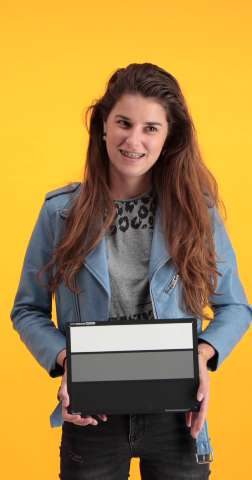
//> input picture frame 16 of Tracking_GreyCard.mov, 252 x 480 px
$ ./trackGrayCard   (built with g++ and OpenCV 4)
//> lines starting //> are read from the running program, lines starting //| are printed output that depends on the picture; after the words box and inside, x2 and y2 are one past the last pixel; in counts of white or black regions, pixels touching at a corner belong together
//> further down, frame is the input picture: 480 rows x 252 cols, CV_8UC3; mean B, G, R 70.7, 135.4, 167.8
#include <opencv2/opencv.hpp>
#include <opencv2/tracking.hpp>
#include <opencv2/core/ocl.hpp>

using namespace std;
using namespace cv;

void detect_rectangles(Mat &in, Rect2d &cardBBox)
{
	Mat grayImg, grayThresholded ;
	cvtColor(in, grayImg, COLOR_BGR2GRAY);
	threshold(grayImg, grayThresholded, 100, 255, THRESH_BINARY);
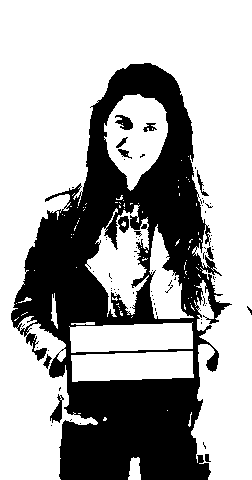
//> grayThresholded: 480 rows x 252 cols, CV_8UC1; 66.3% white; 76 black regions (63 under 20 px)

	/// Find contours
	vector<vector<Point> > contoursList;
	findContours(grayThresholded, contoursList, RETR_LIST, CHAIN_APPROX_SIMPLE, Point(0, 0));
//> contoursList = 245 contours, 221 with area under 20; largest, box (x1, y1, x2, y2) and area: (0, 0, 252, 480) 63238, (104, 94, 168, 191) 3956, (85, 205, 149, 317) 3268, (71, 351, 194, 382) 3107, (69, 322, 193, 353) 3046

	//iterate through contours and find all big rectangles that have white or gray infill
	vector<Point> contour;
	vector<RotatedRect> rbboxList;
	RotatedRect rbbox;
	for (int i = 0; i< contoursList.size(); i++)
	{
		//simplify the contour
		approxPolyDP(contoursList[i], contour, 3, true);

		if (contour.size() == 4)// is a quadrilateral?
		{
			if (contourArea(contour) > 250)// get ride of small rectangles
			{
				Mat mask = Mat::zeros(in.rows, in.cols, CV_8UC1);
				fillConvexPoly(mask, contour, Scalar(255, 255, 255));
				erode(mask, mask, Mat(), Point(-1, -1), 2);// erode a bit to get ride of borders

				//Scalar m = mean(in, mask);// find the average color

				cv::Mat masked;
				int maskArea = countNonZero(mask);
				grayImg.copyTo(masked, mask);
				int countGray = countNonZero((masked > 110) & (masked < 150));
				int countWhite = countNonZero(masked > 220);
				if (countGray/ maskArea > .95 | countWhite / maskArea > .95)// gray or white infills?
				{
					rbbox = minAreaRect(contour);//Finds minimum area rotated rectangle bounding a set of points (a rotated rectangle)
					rbboxList.push_back(rbbox);

					//draw the quadrilateral for visualization
					line(in, contour[0], contour[1], cvScalar(0, 255, 255), 4);
					line(in, contour[1], contour[2], cvScalar(0, 255, 255), 4);
					line(in, contour[2], contour[3], cvScalar(0, 255, 255), 4);
					line(in, contour[3], contour[0], cvScalar(0, 255, 255), 4);
				}

			}

		}
	}
//> this loop made 245 passes
//> (maskArea, countGray, countWhite, rbbox) on passes 18, 35: (2699, 2699, 0, centre (132, 366), size (121.2, 26), angle -1.9), (2721, 0, 2721, centre (130.9, 337), size (123.1, 26.1), angle -1.9)
//> contour on passes 3 to 8: 2 Points (x, y): [204, 444], [205, 449], 2 Points (x, y): [203, 441], [203, 445], 1 Point (x, y): [50, 425], 1 Point (x, y): [79, 423], 1 Point (x, y): [69, 420], 1 Point (x, y): [70, 419]
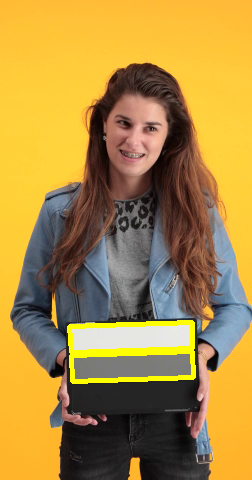
//> in: 480 rows x 252 cols, CV_8UC3; 2.22% of pixels changed, all inside (x1, y1, x2, y2) = (67, 320, 196, 384)
//> after the loop, contour = 126 Points (x, y), first 12: [0, 0], [0, 479], [60, 479], [58, 447], [62, 422], [65, 419], [78, 424], [97, 423], [91, 417], [68, 414], [63, 408], [68, 404]

	// for time being, we find first two rectangles which are up-right and very close to each other
	bool found = false;
	for (int i = 0; i < rbboxList.size() & ~found; i++)
		for (int j = i + 1; j < rbboxList.size() & ~found; j++)
			if (abs(rbboxList[i].angle) < 2 & // up-right?
				abs(rbboxList[j].angle) < 2 &
				abs(rbboxList[i].size.width - rbboxList[j].size.width) < 10 & //and same size?
				abs(rbboxList[i].size.height - rbboxList[j].size.height) < 10)
			{
				// if the area of the bbox of two rectangles is the same as the sum of their areas, it means that they are touching and well aligned
				// find the bbox containing two given rectangles
				cardBBox = Rect2d(rbboxList[i].boundingRect());
				cardBBox |= Rect2d(rbboxList[j].boundingRect());
				if (cardBBox.area() - rbboxList[i].size.area() - rbboxList[i].size.area() < 1500)
					++found;
			}
//> this loop made 1 pass
//> (cardBBox, found) on pass 1: (Rect(68, 322, 126, 61), true)
//> after the loop, found = true

	/*
	Further verifications for robustness:
	- the quadrilaterals are actually rectangles (parallel sides)?
	- the white rect is on top of the gray rect?
	- they are aligned vertically?
	*/

}

int main(int argc, char** argv)
{

	// Create a VideoCapture object and open the input file
	// TODO: more probably relative path won't work on Mac!
	VideoCapture cap(".\\..\\Tracking_GreyCard.mov");//for the first webcam, pass 0 instead of the video file name

	// Check if camera opened successfully
	if (!cap.isOpened()) {
		cout << "Error opening video stream or file" << endl;
		return -1;
	}

	// create a VideoWriter object with the same frame size and rate
	int frame_width = cap.get(CV_CAP_PROP_FRAME_WIDTH);
	int frame_height = cap.get(CV_CAP_PROP_FRAME_HEIGHT);
	int fps = cap.get(CV_CAP_PROP_FPS);
	// TODO: more probably relative path won't work on Mac!
	VideoWriter video(".\\..\\tracked_Card.mkv", CV_FOURCC('P', 'I', 'M', '1'), fps, Size(frame_width, frame_height));// save in mkv format to have less trouble opening it on a Mac!

	// create a tracker obj																											  // Create a tracker
	Ptr<Tracker> tracker;
	tracker = TrackerKCF::create();// or TrackerMedianFlow
	Rect2d bbox;// bounding box of the graycard in the first frame

	bool is_first_frame = true;
	Mat frame_temp;
	while (1) { //go through all frames

		Mat frame;
		cap >> frame;// get next frame
		if (frame.empty())
			break;

		frame.copyTo(frame_temp);
		if (is_first_frame)
		{
			//detect two rectangles
			detect_rectangles(frame, bbox);//TODO: what if bbox is empty
//> bbox = Rect(68, 322, 126, 61)
			if(~bbox.empty())
				rectangle(frame, bbox, Scalar(128, 128, 0), 3, 1);	// Display bbox.
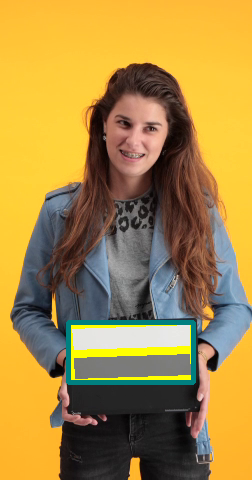
//> frame: 480 rows x 252 cols, CV_8UC3; 1.52% of pixels changed, all inside (x1, y1, x2, y2) = (66, 320, 196, 385)

			// some extra experiments on the first frame for locating the card
			{
				Mat gray;
				cvtColor(frame, gray, COLOR_BGR2GRAY);
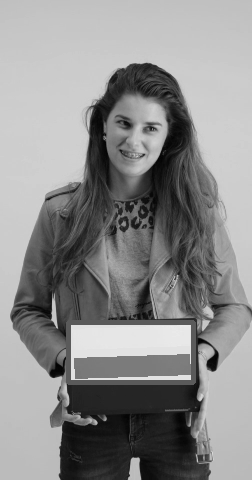
//> gray: 480 rows x 252 cols, CV_8UC1; min 1, max 236, mean 139.4
				// filtering based on the gray level
				if (0)
				{
					vector<Mat>bgr(3);
					split(frame_temp, bgr);
					int blackThresh = 40;
					int whiteThresh = 200;
					int WBgain = 10;
					Mat mask0 = (abs(bgr[1] - bgr[0]) < WBgain) & (abs(bgr[1] - bgr[2]) < WBgain) &(abs(bgr[1] - bgr[2]) < WBgain) & bgr[0] < 80 & bgr[1] < blackThresh & bgr[2] < blackThresh;
					Mat mask1 = (abs(bgr[1] - bgr[0]) < WBgain) & (abs(bgr[1] - bgr[2]) < WBgain) &(abs(bgr[1] - bgr[2]) < WBgain) & bgr[0] > whiteThresh & bgr[1] > whiteThresh & bgr[2] > whiteThresh;
					Mat mask01 = (abs(bgr[1] - bgr[0]) < WBgain) & (abs(bgr[1] - bgr[2]) < WBgain) &(abs(bgr[1] - bgr[2]) < WBgain) & bgr[0] < whiteThresh & bgr[1] < whiteThresh & bgr[2] < whiteThresh & bgr[0] > blackThresh & bgr[1] > blackThresh & bgr[2] >blackThresh;
					Mat maskGray = (abs(bgr[1] - bgr[0]) < WBgain) & (abs(bgr[1] - bgr[2]) < WBgain) &(abs(bgr[1] - bgr[2]) < WBgain);
				}

				// simple average of Scharr gradients
				if (0)
				{
					Mat gradX, gradY, gradient, gradientblured;
					// compute the Scharr gradient magnitude in x and y directions
					Sobel(gray, gradX, CV_32F, 1, 0, -1);
					Sobel(gray, gradY, CV_32F, 0, 1, -1);

					//By subtraction of the gradients in x and y directions, we can detect regions of the image that have gray color (are flat)
					subtract(gradY, gradX, gradient);
					convertScaleAbs(gradient, gradient);
					blur(gradient, gradientblured, Size(3, 3));
					threshold(gradientblured, gradientblured, 120, 255, THRESH_BINARY);

					reduce(gradientblured, gradientblured, 1, CV_REDUCE_AVG);
				}

				// 1D cross-correlation
				if (1)
				{
					Mat cols_concat, step_val;

					//build the template
					Mat stairs_sig = Mat::zeros(90, 1, CV_8U);
					repeat(250, 30, 1, step_val);
					step_val.copyTo(stairs_sig.rowRange(0, 30));
					repeat(128, 30, 1, step_val);
					step_val.copyTo(stairs_sig.rowRange(30, 60));
					repeat(5, 30, 1, step_val);
					step_val.copyTo(stairs_sig.rowRange(60, 90));

					//scan each 10th column
					for (int x = 0; x < frame.cols; ++x) {

						frame.copyTo(frame_temp);
						line(frame_temp, Point(x, 0), Point(x, frame.rows), Scalar(0, 255, 0), 1);

						Mat col_curr;
						gray.col(x).copyTo(col_curr);
						blur(col_curr, col_curr, Size(1, 7));

						Mat col_curr_temp;
						col_curr.copyTo(col_curr_temp);

						// do template-matching
						int match_method = 5;// Method: \n 0: SQDIFF \n 1: SQDIFF NORMED \n 2: TM CCORR \n 3: TM CCORR NORMED \n 4: TM COEFF \n 5: TM COEFF NORMED";
						int result_cols = col_curr_temp.cols - stairs_sig.cols + 1;
						int result_rows = col_curr_temp.rows - stairs_sig.rows + 1;
						Mat result;
						result.create(result_rows, result_cols, CV_32FC1);
						matchTemplate(col_curr_temp, stairs_sig, result, match_method);

						normalize(result, result, 0, 1, NORM_MINMAX, -1, Mat());
						double minVal; double maxVal; Point minLoc; Point maxLoc;
						Point matchLoc;
						minMaxLoc(result, &minVal, &maxVal, &minLoc, &maxLoc, Mat());
						if (match_method == TM_SQDIFF || match_method == TM_SQDIFF_NORMED)
							matchLoc = minLoc;
						else
							matchLoc = maxLoc;

						int xx = matchLoc.x;
						int yy = matchLoc.y + 45;

						// plot the loc of the best match
						circle(frame_temp, Point(x, yy), 3, Scalar(255, 255, 0), -1);

						//plot the col
						uchar pixel1, pixel0;
						pixel0 = col_curr.at<uchar>(0);
						Point p0(pixel0, 0);
						for (int i = 1; i < col_curr.rows; ++i) {
							pixel1 = col_curr.at<uchar>(i);
							Point p1(pixel1, i);
							line(frame_temp, p0, p1, Scalar(255, 0, 0), 1);
							p0 = p1;
						}

						if (cols_concat.empty())
							col_curr.copyTo(cols_concat);
						else
							hconcat(cols_concat, col_curr, cols_concat);

						Mat hist;
						reduce(cols_concat, hist, 1, CV_REDUCE_AVG);
						pixel0 = hist.at<uchar>(0);
						p0 = Point(pixel0, 0);
						for (int i = 1; i < hist.rows; ++i) {
							pixel1 = hist.at<uchar>(i);
							Point p1(pixel1, i);
							line(frame_temp, p0, p1, Scalar(0, 0, 255), 1);
							p0 = p1;
						}

						video.write(frame_temp);
					}
//> this loop made 252 passes
//> (minLoc, matchLoc, yy) on passes 1 to 12: (Point(0, 23), Point(0, 282), 327), (Point(0, 23), Point(0, 384), 429), (Point(0, 0), Point(0, 242), 287), (Point(0, 0), Point(0, 242), 287), (Point(0, 0), Point(0, 388), 433), (Point(0, 20), Point(0, 384), 429), (Point(0, 0), Point(0, 388), 433), (Point(0, 20), Point(0, 388), 433), (Point(0, 32), Point(0, 243), 288), (Point(0, 32), Point(0, 390), 435), (Point(0, 21), Point(0, 390), 435), (Point(0, 32), Point(0, 388), 433)
//> pass 1, `video.write(frame_temp);`:
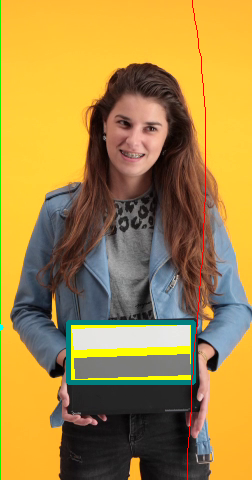
//> frame written to the video: 480 rows x 252 cols, CV_8UC3; mean B, G, R 69.3, 137.8, 167.9
//> after the loop:
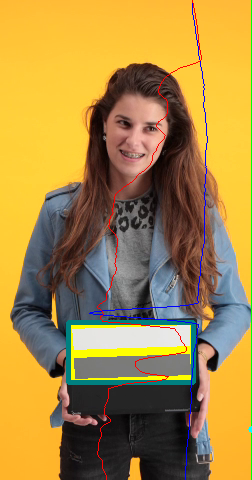
//> frame_temp: 480 rows x 252 cols, CV_8UC3; 4.3% of pixels changed, all inside (x1, y1, x2, y2) = (66, 0, 252, 480)
				}

			}

			//Now that we have bbox, we can track it from now on
			tracker->init(frame, bbox);
			is_first_frame = false;
		}
		else if(~bbox.empty() & tracker->update(frame, bbox) )// track the card in this frame and if succeeded, draw its bbox
			rectangle(frame_temp, bbox, Scalar(128, 128, 0), 3, 1);
		else // if tracking failed
			putText(frame_temp, "Tracking failed...", Point(100, 80), FONT_HERSHEY_PLAIN, 0.75, Scalar(255, 0, 255), 2);

		// one more experiment!
		// finding the center of gray rectangle based on its color, assuming the gray stripe is the biggest gray region in each frame
		if (1)
		{
			Mat mask;
			inRange(frame, Scalar(110, 110, 110), Scalar(140, 140, 140), mask);// find pixels in the range [110 140]
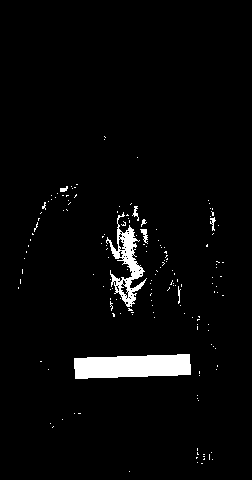
//> mask: 480 rows x 252 cols, CV_8UC1; 3.5% white; 160 white regions (152 under 20 px), largest, box (x1, y1, x2, y2) and area: (74, 354, 191, 379) 2441, (106, 212, 147, 307) 1202, (140, 229, 148, 244) 58

			//find the biggest blob
			vector<Point> blob;
			float maxArea = 0;
			vector<vector<Point> > contoursList;
			findContours(mask, contoursList, RETR_EXTERNAL, CHAIN_APPROX_NONE, Point(0, 0));
			for_each(contoursList.begin(), contoursList.end(), [&blob, &maxArea](vector<Point> el) { if (contourArea(el) > maxArea) { maxArea = contourArea(el); blob = el; } });

			// find center
			Moments M = moments(blob);
			Point center = Point(int(M.m10 / M.m00), int(M.m01 / M.m00));

			// drow a circle at center
			circle(frame_temp, center, 3, Scalar(255, 255, 255), -1);
//> frame_temp: 480 rows x 252 cols, CV_8UC3; 29 pixels changed, all inside (x1, y1, x2, y2) = (129, 363, 136, 370)
		}

		video.write(frame_temp);
	}
	video.release();
	cap.release();
}
